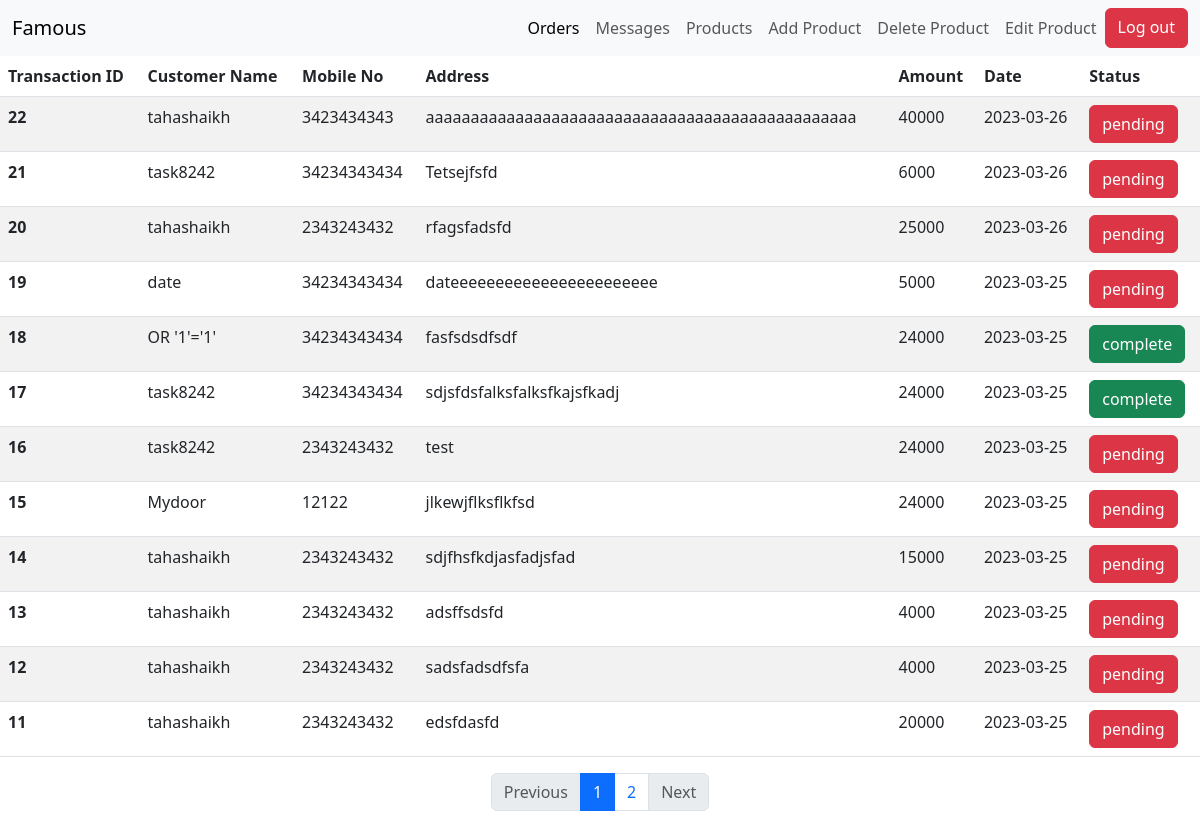
Screenshot of /admin.php (signed in) with the database file from the repository.
### tables this page shows
CREATE TABLE `transaction` (
  `tid` int(10) NOT NULL,
  `c_name` text NOT NULL,
  `mobile_no` bigint(20) NOT NULL,
  `address` text NOT NULL,
  `amount` int(10) NOT NULL,
  `status` text NOT NULL,
  `date` date NOT NULL DEFAULT current_timestamp()
);

### admin.php (the view, shortened to what this page needs)
<?php
include 'conn.php';
$results_per_page = 12;
    $query = "SELECT * FROM `transaction`";
    $result = mysqli_query($conn, $query);
    $number_of_result = mysqli_num_rows($result);
    $number_of_page = ceil($number_of_result/$results_per_page);
    if (!isset($_GET['page'])){
      $page = 1;
    }else{
      $page = $_GET['page'];
    }
    $page_first_result = ($page -1 ) * $results_per_page;
    $query1 = "SELECT * FROM `transaction` ORDER BY tid DESC LIMIT ".$page_first_result.",".$results_per_page;
    $result1 = mysqli_query($conn, $query1);
if($_SESSION["user"] == "admin"){
  echo "<!doctype html>
  <html lang='en'>
      <head>
          <meta charset='utf-8'>
          <meta name='viewport' content='width=device-width, initial-scale=1'>
          <title>Admin</title>
          <link href='https://cdn.jsdelivr.net/npm/bootstrap@5.3.0-alpha1/dist/css/bootstrap.min.css' rel='stylesheet'>
      </head>
      <body>";
  echo "<nav class='navbar navbar-expand-lg bg-body-tertiary'>
  <div class='container-fluid'>
    <a class='navbar-brand' href='admin.php'>Famous</a>
    <button class='navbar-toggler' type='button' data-bs-toggle='collapse' data-bs-target='#navbarNavAltMarkup' aria-controls='navbarNavAltMarkup' aria-expanded='false' aria-label='Toggle navigation'>
      <span class='navbar-toggler-icon'></span>
    </button>
    <div class='collapse navbar-collapse justify-content-end' id='navbarNavAltMarkup'>
      <div class='navbar-nav'>
        <a class='nav-link active' aria-current='page' href='admin.php'>Orders</a>
        <a class='nav-link' aria-current='page' href='messages.php'>Messages</a>
        <a class='nav-link ' aria-current='page' href='products.php'>Products</a>
        <a class='nav-link' href='addproduct.php'>Add Product</a>
        <a class='nav-link' href='deleteproduct.php'>Delete Product</a>
        <a class='nav-link' href='editproduct.php'>Edit Product</a>
        <a class='btn btn-danger' href='logout.php'>Log out</a>
      </div>
    </div>
  </div>
</nav>";
if ($count = mysqli_num_rows($result1) > 0) {
  echo "
  <div class='table-responsive-lg'>
  <table class='table table-striped'>
  <thead>
    <tr>
      <th scope='col'>Transaction ID</th>
      <th scope='col'>Customer Name</th>
      <th scope='col'>Mobile No</th>
      <th scope='col'>Address</th>
      <th scope='col'>Amount</th>
      <th scope='col'>Date</th>
      <th scope='col'>Status</th>
    </tr>
  </thead>
  <tbody>
    <tr>";
    while($r = mysqli_fetch_assoc($result1)){
      echo "
      <form action='transaction_details.php' method='get'>
      <input type='hidden' name='tid' value='".$r['tid']."'>
      <th scope='row'>".$r['tid']."</th>
      <td>".$r['c_name']."</td>
      <td>".$r['mobile_no']."</td>
      <td>".$r['address']."</td>
      <td>".$r['amount']."</td>
      <td>".$r['date']."</td>
      <td><button type='submit' class='btn".(($r['status'] == 'pending' )? ' btn-danger' : ' btn-success')."'>".$r['status']."</button></td>
      </tr>
      </form>";
    }
    echo "
      </tbody>
      </table>
      </div>
      <div class='container'>
      <ul class='pagination justify-content-center'>
      <li class='page-item ".(($page == 1)? 'disabled' : '')."'><a class='page-link' href='admin.php?page=". (($page == 1)? '1' : $page - 1) ."'>Previous</a></li>";
      for($page_no = 1; $page_no<= $number_of_page; $page_no++) {
        echo " <li class='page-item ".(($page == $page_no)? 'active' : '')."'><a class='page-link' href='admin.php?page=". $page_no ."'>". $page_no ."</a></li>";
      }
      echo "<li class='page-item ".(($page == $number_of_page || $page == 1)? 'disabled' : '')."'><a class='page-link' href='admin.php?page=". (($page == $number_of_page || $page == 1)? '' : $page + 1)."'>Next</a></li>
      </ul>
      </div>";
    }
}
?>
  </body>
</html>

### rows the page displays
transaction: tid "22", c_name "tahashaikh", mobile_no "3423434343", address "aaaaaaaaaaaaaaaaaaaaaaaaaaaaaaaaaaaaaaaaaaaaaaaa", amount "40000", date "2023-03-26", status "pending"
transaction: tid "21", c_name "task8242", mobile_no "34234343434", address "Tetsejfsfd", amount "6000", date "2023-03-26", status "pending"
transaction: tid "20", c_name "tahashaikh", mobile_no "2343243432", address "rfagsfadsfd", amount "25000", date "2023-03-26", status "pending"
transaction: tid "19", c_name "date", mobile_no "34234343434", address "dateeeeeeeeeeeeeeeeeeeeeee", amount "5000", date "2023-03-25", status "pending"
transaction: tid "18", c_name "OR '1'='1'", mobile_no "34234343434", address "fasfsdsdfsdf", amount "24000", date "2023-03-25", status "complete"
transaction: tid "17", c_name "task8242", mobile_no "34234343434", address "sdjsfdsfalksfalksfkajsfkadj", amount "24000", date "2023-03-25", status "complete"
transaction: tid "16", c_name "task8242", mobile_no "2343243432", address "test", amount "24000", date "2023-03-25", status "pending"
transaction: tid "15", c_name "Mydoor", mobile_no "12122", address "jlkewjflksflkfsd", amount "24000", date "2023-03-25", status "pending"
transaction: tid "14", c_name "tahashaikh", mobile_no "2343243432", address "sdjfhsfkdjasfadjsfad", amount "15000", date "2023-03-25", status "pending"
transaction: tid "13", c_name "tahashaikh", mobile_no "2343243432", address "adsffsdsfd", amount "4000", date "2023-03-25", status "pending"
transaction: tid "12", c_name "tahashaikh", mobile_no "2343243432", address "sadsfadsdfsfa", amount "4000", date "2023-03-25", status "pending"
transaction: tid "11", c_name "tahashaikh", mobile_no "2343243432", address "edsfdasfd", amount "20000", date "2023-03-25", status "pending"
